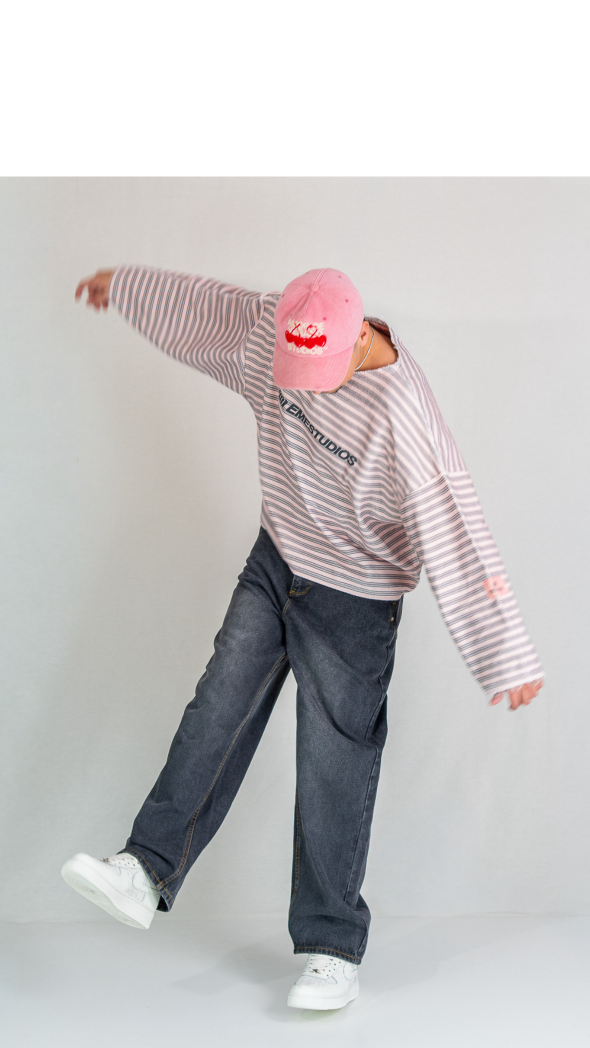
#> input picture cartel/foto.jpg, 1179 x 2096 px (shown at 1/2 size)
$ python liquify.py ../../../cartel/foto.jpg ../../../cartel/foto.jpg 1.0
#> lines starting #> are read from the running program, lines starting #| are printed output that depends on the picture
import sys, numpy as np, cv2
from PIL import Image
src, dst, s = sys.argv[1], sys.argv[2], float(sys.argv[3])
im = np.array(Image.open(src)).astype(np.float32)
H, W = im.shape[:2]
#> H = 2096; W = 1179
yy, xx = np.mgrid[0:H, 0:W].astype(np.float32)
dx = np.zeros_like(xx); dy = np.zeros_like(yy)
tgt = np.array([495., 195.])  # centro de la cara
# (cx, cy, fuerza px, sigma)
for cx, cy, st, sg in [(530,232,5.5*s,20),(510,244,3.5*s,16),(462,224,2.5*s,16)]:
    v = tgt - [cx, cy]; v /= np.linalg.norm(v)
    w = np.exp(-((xx-cx)**2 + (yy-cy)**2) / (2*sg*sg))
    dx += w*st*v[0]; dy += w*st*v[1]
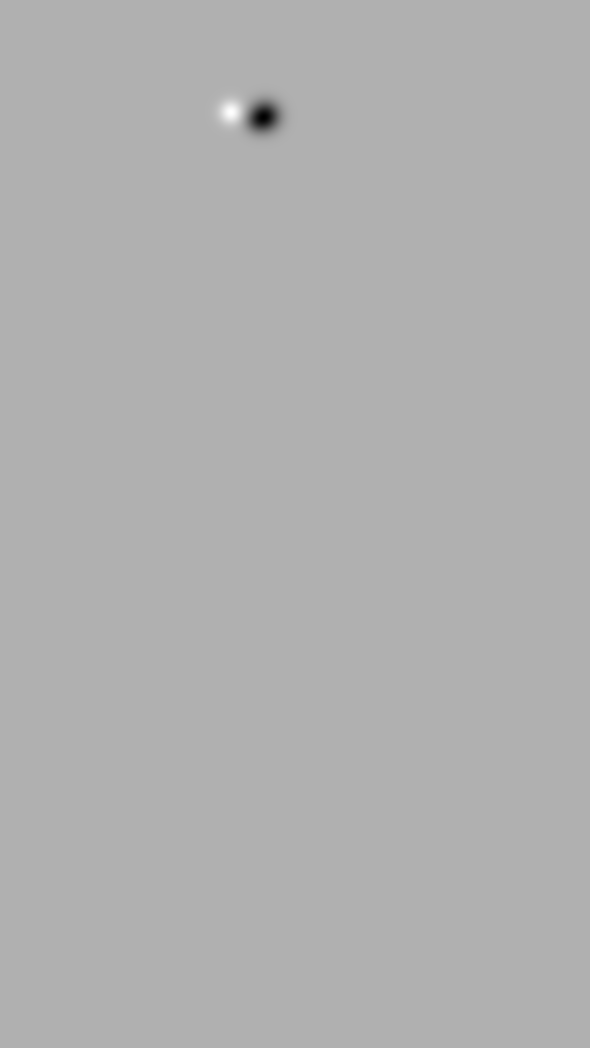
#> dx: shape (2096, 1179) float32 (shown at 1/2 size); min -4.2, max 1.86, mean -0.00329; drawn with min black and max white
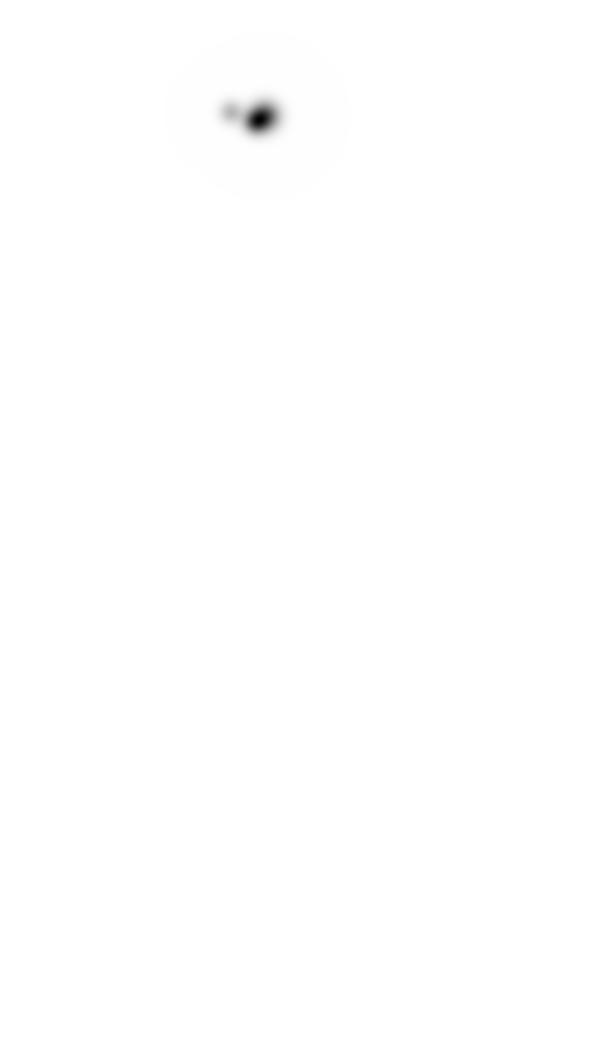
#> dy: shape (2096, 1179) float32 (shown at 1/2 size); min -5.95, max 0, mean -0.00732; drawn with min black and max white
# push: muestrear desde p - d
out = np.stack([cv2.remap(im[...,c], xx-dx, yy-dy, cv2.INTER_CUBIC, borderMode=cv2.BORDER_REFLECT) for c in range(im.shape[2])], -1)
Image.fromarray(np.clip(out,0,255).astype(np.uint8)).save(dst)
